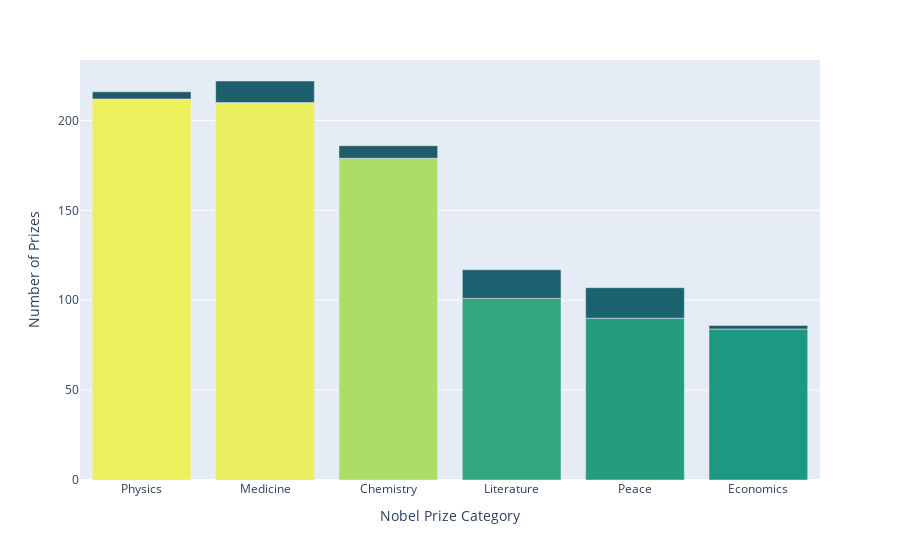

Here is the notebook cell this chart was saved with:
### Code cell
bar = px.bar(category, x='category', y='prize', color = category.prize, color_continuous_scale='Aggrnyl',)
bar.update_layout(xaxis_title='Nobel Prize Category', coloraxis_showscale=False,yaxis_title='Number of Prizes')
bar

### Figure 1 — Plotly figure (JSON) as saved in the notebook; plotly's stock layout.template omitted (floating-point values rounded to 4 significant figures)
{"data": [{"alignmentgroup": "True", "hovertemplate": "category=%{x}<br>prize=%{marker.color}<extra></extra>", "legendgroup": "", "marker": {"color": [212, 210, 179, 101, 90, 84, 17, 16, 12, 7, 4, 2], "coloraxis": "coloraxis", "pattern": {"shape": ""}}, "name": "", "offsetgroup": "", "orientation": "v", "showlegend": false, "textposition": "auto", "type": "bar", "x": ["Physics", "Medicine", "Chemistry", "Literature", "Peace", "Economics", "Peace", "Literature", "Medicine", "Chemistry", "Physics", "Economics"], "xaxis": "x", "y": [212, 210, 179, 101, 90, 84, 17, 16, 12, 7, 4, 2], "yaxis": "y"}], "layout": {"barmode": "relative", "coloraxis": {"colorbar": {"title": {"text": "prize"}}, "colorscale": [[0, "rgb(36, 86, 104)"], [0.1667, "rgb(15, 114, 121)"], [0.3333, "rgb(13, 143, 129)"], [0.5, "rgb(57, 171, 126)"], [0.6667, "rgb(110, 197, 116)"], [0.8333, "rgb(169, 220, 103)"], [1, "rgb(237, 239, 93)"]], "showscale": false}, "legend": {"tracegroupgap": 0}, "margin": {"t": 60}, "xaxis": {"anchor": "y", "domain": [0, 1], "title": {"text": "Nobel Prize Category"}}, "yaxis": {"anchor": "x", "domain": [0, 1], "title": {"text": "Number of Prizes"}}}}
